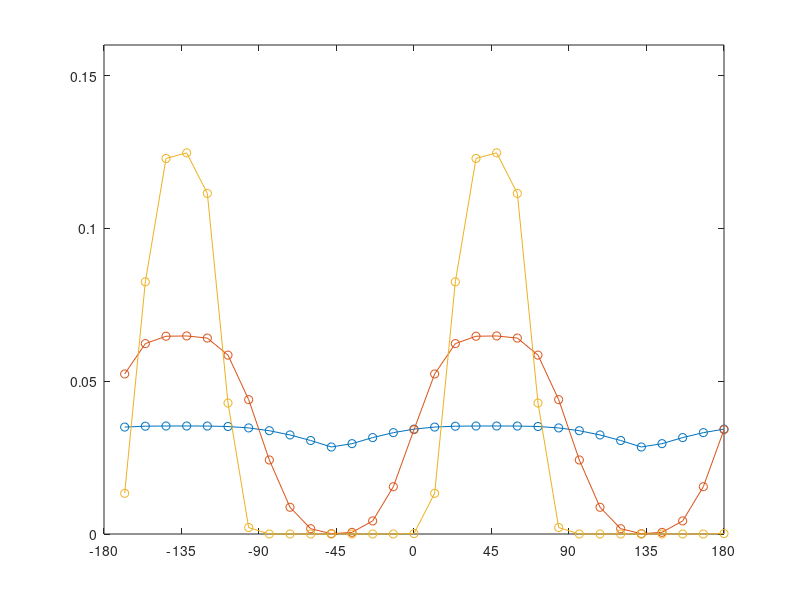

The MATLAB script that drew this image: (Note: this script raises an error after producing the figure.)
% % Modified Kaiser Window beamformer for Circular Array (CA)
% % Effect of beta kaiser 
% %%%%%%%%%%%%%%%%%%%%%%%%%%%%%%%%%%%%%%%%%%%%%%%%%%%%%%%%%%%%%%%%%%%%%%%%%%%%%%%%%%%%%%%%%%%%%%%%%%%%%%%%%%%%%%%%%%%%%%%%%%%%%%%%%%%%
% clear all ; clc ; close all ;
% 
% design_name = 'CCA_design' ; 
% design = load(design_name) ;
% r_p = design.r_p ;
% phi_p_m = design.phi_p_m ;
% 
% r_p = r_p(3) ; % 10 cm
% phi_p_m = phi_p_m(3) ; % 10 cm
% 
% M_tot = size(phi_p_m{1},1) ;
% P = 1 ;
% 
% c = 340 ; Ts = 1/16000 ; FS = 1/Ts ; 
% f_max = FS / 2 ;
% lambda_min = c / f_max ;
% 
% % % choose frequency
% f = [0 : FS/256 : FS/2]' ; % Hz
% f = f/FS ;
% 
% theta_d = 45 ; % Evevation - DOA of the SOI between [0,90]
% phi_d = 45 ; % Azimuth - DOA of the SOI between [0,90]
% 
% [ d ] = d_CCA( r_p, phi_p_m, theta_d, phi_d, f, c, Ts ) ;
% [ Gamma_distance ] = GammaDistance_CCA( r_p, phi_p_m ) ;
% 
% % Modified Kaiser Window
% %-------------------------------------------------------------------------------------------
% M_active = 100 ;
% beta_range = 100.^([-inf,-1:1/20:2]') ; 
% ring_weight_p = { ones(1, length(f)) } ; % 1
% 
% b_theta = zeros( length(beta_range), length(f) ) ;
% b_phi = zeros( length(beta_range), length(f) ) ;
% D = zeros( length(beta_range), length(f) ) ;
% W = zeros( length(beta_range), length(f) ) ;
% sensors_weights = zeros( length(beta_range), M_tot ) ;
% 
% for idx_beta_range = 1 : length(beta_range) 
%     
%     beta_kaiser_p = cell(1,P) ;
%     for p = 1 : P
%         beta_kaiser_p{p} = beta_range(idx_beta_range)*ones(1,length(f)) ;
%     end
%     
%     [ h ] = Modified_Bidir_Kaiser_CCA( M_active, beta_kaiser_p, ring_weight_p, r_p, phi_p_m, theta_d, phi_d, f, c, Ts ) ;
% 
%     % Sensor-weights
%     tmp_weights = abs( h{1}(:,1) ) ;
%     sensors_weights(idx_beta_range,:) = tmp_weights ;
% 
%     % Metrics
%     F_low = 1000 ; % Hz
%     F_high = 3000 ; % Hz
%     [ D(idx_beta_range,:) ] = DFanalytical_CCA( d, h, Gamma_distance, f, c, Ts, F_low, F_high ) ;
% 
%     power_level_diff = 6 ;
%     [ b_theta(idx_beta_range,:), b_phi(idx_beta_range,:) ] = BW_CCA(h, r_p, phi_p_m, theta_d, phi_d, f, c, Ts, power_level_diff) ;
% 
%     [ W(idx_beta_range,:) ] = WNG_CCA(h, d) ;
% 
% end
% 
% save('varying_beta_metrics', 'r_p', 'phi_p_m', 'beta_range', 'sensors_weights', 'b_theta', 'b_phi', 'D', 'W') ;
% 
% exit ;
% 
% return ;

% Plotting
%%%%%%%%%%%%%%%%%%%%%%%%%%%%%%%%%%%%%%%%%%%%%%%%%%%%%%%%%%%%%%%%%%%%%%%%%%%%%%%%%%%%%%%%%%%%%%%%%%%%%%%%%%%%%%%%%%%%%%%%%%%%%%%%%%%%
clear ; clc ; close all ;
load('varying_beta_metrics') ;

beta_range = 100.^([-inf,-1:1/20:2]') ; 
idx_beta = 1 + [21,31,41] ;
beta = beta_range( idx_beta ) ;
beta_prime = 0.5 * log10( beta ) ; % log_100 (beta)

sensors_angles = phi_p_m{1} * 180/pi ;

figure();
plot( sensors_angles, sensors_weights(idx_beta,:)', '-o' ) ;
xticks([-180:45:180]) ; 
xlim([-180,180]) ; %axis('tight') ;
ylim([ min(ylim)-0, max(ylim)+0]) ; yticks( unique(round( linspace(min(ylim), max(ylim), 5),2 )) ) ;

title(['Kaiser window on a CA']) ; 
xlabel('degrees') ; ylabel('sensor weight') ; 
hleg = legend(num2str(beta_prime)); 
title(hleg, '$\beta_1^{\prime} (f) = \log_{100} \beta_1 (f)$','Interpreter','Latex');

b=gca;
set(b,'FontName','Times New Roman','FontWeight','Bold','LineWidth',0.5,'FontSize',16);
a=findobj(gcf); % get the handles associated with the current figure
alllines=findall(a,'Type','line');
alltext=findall(a,'Type','text');
set(alllines,'Linewidth',2, 'MarkerSize', 10);
set(alltext,'FontName','Times New Roman','FontWeight','Normal','FontSize',20,'Interpreter','Latex');




% % choose frequency
Ts = 1/16000 ; FS = 1/Ts ; % Hz
f = [0 : FS/256 : FS/2]' ; % Hz
f = f/FS ;
beta_range = 100.^([-inf,-1:1/20:2]') ; 

idx_freq = 1 + 2.^[3,4] ;
freq = f(idx_freq)*FS/1000 ;

figure();
for idx_row = 1 : length(freq)
    
    idx_tmp = idx_freq(idx_row) ;
    
    idx_plot = 4*(idx_row-1) + 1 ;
    subplot(length(freq),4,idx_plot) ; plot(log10(beta_range)/2, b_theta(:, idx_tmp ) ) ; 
    xticks([-1:0.5:2]) ; xlim([-0.2,1.2]) ; 
    ylim([ min(ylim)-0, max(ylim)+0]) ; yticks( unique(round( linspace(min(ylim), max(ylim), 3) )) ) ;
    if idx_row == 1
        title(['$b_{\theta}(f)$']) ; %axis('tight') ;
    elseif idx_row == length(freq)
        xlabel('$\beta_1^{\prime} (f) = \log_{100} \beta_1 (f)$') ; 
    end
    ylabel('degrees') ;
            
    b=gca;
    set(b,'FontName','Times New Roman','FontWeight','Bold','LineWidth',0.5,'FontSize',16);
    a=findobj(gcf); % get the handles associated with the current figure
    alllines=findall(a,'Type','line');
    alltext=findall(a,'Type','text');
    set(alllines,'Linewidth',2, 'MarkerSize', 10);
    set(alltext,'FontName','Times New Roman','FontWeight','Normal','FontSize',20,'Interpreter','Latex');
    
    


    idx_plot = 4*(idx_row-1) + 2 ;
    subplot(length(freq),4,idx_plot) ; plot(log10(beta_range)/2, b_phi(:, idx_tmp ) ); 
    xticks([-1:0.5:2]) ; xlim([-0.2,1.2]) ; 
    ylim([ min(ylim)-0, max(ylim)+0]) ; yticks( unique(round( linspace(min(ylim), max(ylim), 3) )) ) ;
    if idx_row == 1
        title(['$b_{\phi}(f)$']) ; %axis('tight') ;
    elseif idx_row == length(freq)
        xlabel('$\beta_1^{\prime} (f) = \log_{100} \beta_1 (f)$') ; 
    end
    ylabel('degrees') ;
        
    b=gca;
    set(b,'FontName','Times New Roman','FontWeight','Bold','LineWidth',0.5,'FontSize',16);
    a=findobj(gcf); % get the handles associated with the current figure
    alllines=findall(a,'Type','line');
    alltext=findall(a,'Type','text');
    set(alllines,'Linewidth',2, 'MarkerSize', 10);
    set(alltext,'FontName','Times New Roman','FontWeight','Normal','FontSize',20,'Interpreter','Latex');
    
    


    idx_plot = 4*(idx_row-1) + 3 ;
    subplot(length(freq),4,idx_plot) ; plot(log10(beta_range)/2, 10*log10( D(:, idx_tmp ) ) ) ; 
    xticks([-1:0.5:2]) ; xlim([-0.2,1.2]) ; 
    ylim([ min(ylim)-0, max(ylim)+0]) ; yticks( round( linspace(min(ylim), max(ylim), 3),3 ) ) ;
    if idx_row == 1
        title(['$\mathcal{D} (f)$']) ; %axis('tight') ;
    elseif idx_row == length(freq)
        xlabel('$\beta_1^{\prime} (f) = \log_{100} \beta_1 (f)$') ; 
    end
    ylabel('dB') ;
        
    b=gca;
    set(b,'FontName','Times New Roman','FontWeight','Bold','LineWidth',0.5,'FontSize',16);
    a=findobj(gcf); % get the handles associated with the current figure
    alllines=findall(a,'Type','line');
    alltext=findall(a,'Type','text');
    set(alllines,'Linewidth',2, 'MarkerSize', 10);
    set(alltext,'FontName','Times New Roman','FontWeight','Normal','FontSize',20,'Interpreter','Latex');

    
    

    idx_plot = 4*(idx_row-1) + 4 ;
    subplot(length(freq),4,idx_plot) ; plot(log10(beta_range)/2, 10*log10( W(:, idx_tmp ) ) ) ; 
    xticks([-1:0.5:2]) ; xlim([-0.2,1.2]) ; 
    ylim([ min(ylim)-0, max(ylim)+0]) ; yticks( round( linspace(min(ylim), max(ylim), 3),3 ) ) ;
    if idx_row == 1
        title(['$\mathcal{W} (f)$']) ; %axis('tight') ;
    elseif idx_row == length(freq)
        xlabel('$\beta_1^{\prime} (f) = \log_{100} \beta_1 (f)$') ; 
    end
    ylabel('dB') ;
        
    hleg = legend(num2str(freq(idx_row))); title(hleg, '$f $ (kHz)','Interpreter','Latex');
        
    b=gca;
    set(b,'FontName','Times New Roman','FontWeight','Bold','LineWidth',0.5,'FontSize',16);
    a=findobj(gcf); % get the handles associated with the current figure
    alllines=findall(a,'Type','line');
    alltext=findall(a,'Type','text');
    set(alllines,'Linewidth',2, 'MarkerSize', 10);
    set(alltext,'FontName','Times New Roman','FontWeight','Normal','FontSize',20,'Interpreter','Latex');


end
